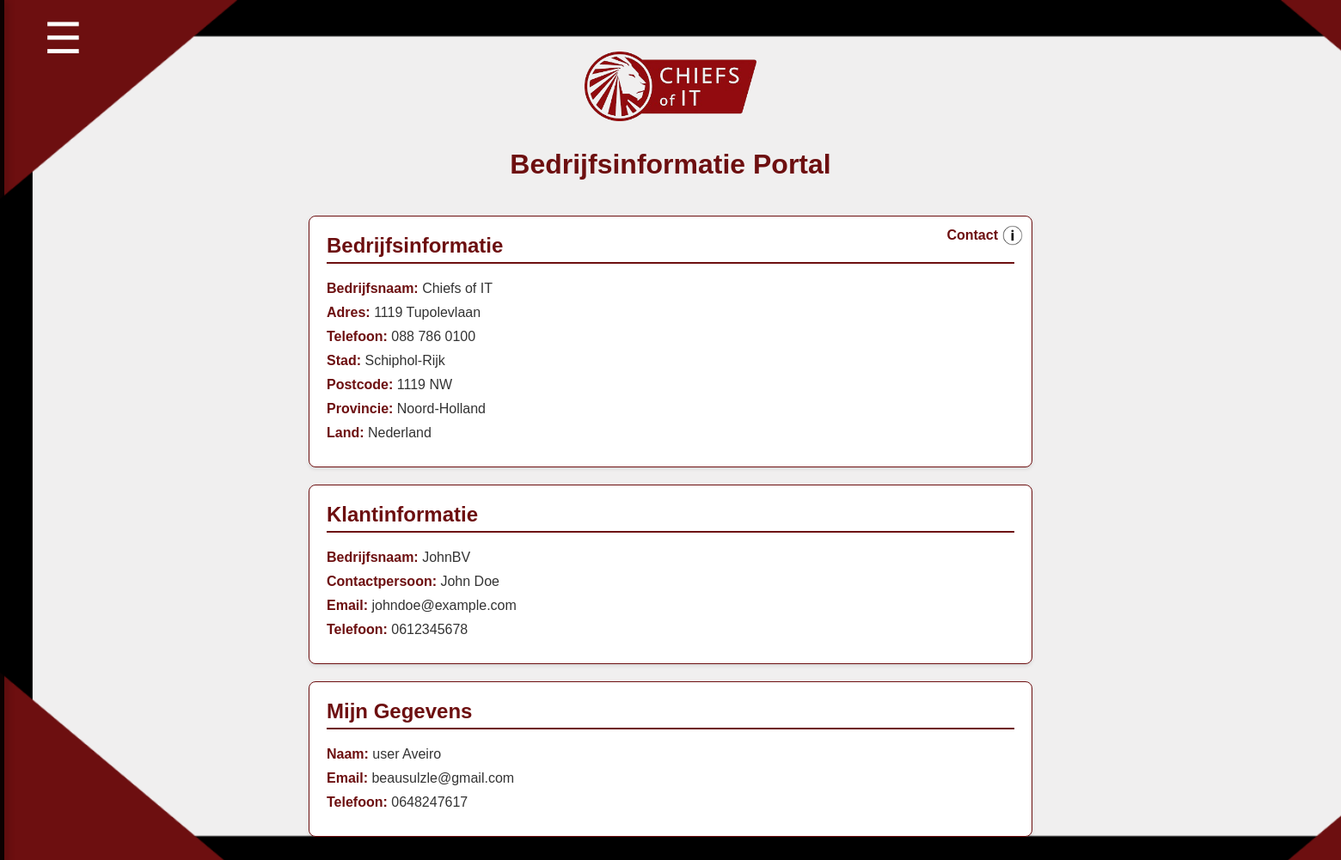
/profiel.php (signed in), run on the app's committed database.
### tables this page shows
CREATE TABLE `chiefs` (
                          `chief_id` int(11) NOT NULL,
                          `telefoon` varchar(50) NOT NULL,
                          `adres` varchar(255) NOT NULL,
                          `bedrijfnaam` varchar(255) NOT NULL,
                          `stad` varchar(255) NOT NULL,
                          `postcode` varchar(10) NOT NULL,
                          `provincie` varchar(255) DEFAULT NULL,
                          `land` varchar(255) DEFAULT NULL
);

CREATE TABLE `klant` (
                         `klant_id` int(11) NOT NULL,
                         `voornaam` varchar(255) NOT NULL,
                         `achternaam` varchar(255) NOT NULL,
                         `password` varchar(255) NOT NULL,
                         `role` varchar(50) NOT NULL DEFAULT 'klant',
                         `email` varchar(255) NOT NULL,
                         `telefoon` varchar(50) NOT NULL,
                         `bedrijfnaam` varchar(255) NOT NULL DEFAULT ''
);

CREATE TABLE `users` (
                         `user_id` int(11) NOT NULL,
                         `name` varchar(255) NOT NULL,
                         `achternaam` varchar(255) NOT NULL,
                         `email` varchar(255) NOT NULL,
                         `telefoon` varchar(50) NOT NULL,
                         `password` varchar(255) NOT NULL,
                         `role` varchar(50) NOT NULL DEFAULT 'user'
);

### profiel.php (the view, shortened to what this page needs)
<?php
include "db/conn.php";
$user_id = $_SESSION['user_id'];
$queryUser = "SELECT user_id, name, achternaam, email, telefoon, role
              FROM users
              WHERE user_id = :user_id";
$stmtUser = $pdo->prepare($queryUser);
$stmtUser->bindParam(':user_id', $user_id, PDO::PARAM_INT);
$stmtUser->execute();
$userData = $stmtUser->fetch(PDO::FETCH_ASSOC);
$queryChiefs = "SELECT * FROM chiefs LIMIT 1";
$stmtChiefs = $pdo->query($queryChiefs);
$chiefsData = $stmtChiefs->fetch(PDO::FETCH_ASSOC);
$queryClient = "SELECT k.klant_id, k.voornaam, k.achternaam, k.email, k.telefoon, k.bedrijfnaam
                FROM project_users pu
                JOIN project p ON pu.project_id = p.project_id
                JOIN klant k ON p.klant_id = k.klant_id
                WHERE pu.user_id = :user_id
                LIMIT 1";
$stmtClient = $pdo->prepare($queryClient);
$stmtClient->bindParam(':user_id', $user_id, PDO::PARAM_INT);
$stmtClient->execute();
$clientData = $stmtClient->fetch(PDO::FETCH_ASSOC);
?>
<!DOCTYPE html>
<html lang="nl">
<head>
  <link rel="stylesheet" href="css/profiel.css">
</head>
<body>
<header>
  <img src="img/logo.png" alt="Logo" class="logo">
  <h1>Bedrijfsinformatie Portal</h1>
</header>
<?php include 'sidebar.php'; ?>
<div class="info-section bedrijfs-container">
    <div class="toggle-contact">
        <span class="contact-text">Contact</span>
        <img src="img/info-icon.png" alt="Toon contactinformatie" class="toggle-contact-icon">
    </div>
    <h2>Bedrijfsinformatie</h2>
    <?php if ($chiefsData): ?>
        <div class="info-item"><span class="info-label">Bedrijfsnaam:</span> <?php echo htmlspecialchars($chiefsData['bedrijfnaam']); ?></div>
        <div class="info-item"><span class="info-label">Adres:</span> <?php echo htmlspecialchars($chiefsData['adres']); ?></div>
        <div class="info-item"><span class="info-label">Telefoon:</span> <?php echo htmlspecialchars($chiefsData['telefoon']); ?></div>
        <div class="info-item"><span class="info-label">Stad:</span> <?php echo htmlspecialchars($chiefsData['stad']); ?></div>
        <div class="info-item"><span class="info-label">Postcode:</span> <?php echo htmlspecialchars($chiefsData['postcode']); ?></div>
        <div class="info-item"><span class="info-label">Provincie:</span> <?php echo htmlspecialchars($chiefsData['provincie']); ?></div>
        <div class="info-item"><span class="info-label">Land:</span> <?php echo htmlspecialchars($chiefsData['land']); ?></div>
    <?php else: ?>
        <p>Geen bedrijfsinformatie beschikbaar.</p>
    <?php endif; ?>
</div>
<div class="info-section">
    <h2>Klantinformatie</h2>
    <?php if ($clientData): ?>
        <div class="info-item"><span class="info-label">Bedrijfsnaam:</span> <?php echo htmlspecialchars($clientData['bedrijfnaam']); ?></div>
        <div class="info-item"><span class="info-label">Contactpersoon:</span> <?php echo htmlspecialchars($clientData['voornaam'] . " " . $clientData['achternaam']); ?></div>
        <div class="info-item"><span class="info-label">Email:</span> <?php echo htmlspecialchars($clientData['email']); ?></div>
        <div class="info-item"><span class="info-label">Telefoon:</span> <?php echo htmlspecialchars($clientData['telefoon']); ?></div>
    <?php else: ?>
        <p>Geen klant gekoppeld.</p>
    <?php endif; ?>
</div>
<div class="info-section">
    <h2>Mijn Gegevens</h2>
    <?php if ($userData): ?>
        <div class="info-item"><span class="info-label">Naam:</span> <?php echo htmlspecialchars($userData['name'] . " " . $userData['achternaam']); ?></div>
        <div class="info-item"><span class="info-label">Email:</span> <?php echo htmlspecialchars($userData['email']); ?></div>
        <div class="info-item"><span class="info-label">Telefoon:</span> <?php echo htmlspecialchars($userData['telefoon']); ?></div>
    <?php else: ?>
        <p>Geen gegevens beschikbaar.</p>
    <?php endif; ?>
</div>
</body>
</html>

### css/profiel.css (style rules this page uses)
body { font-family: 'Arial', sans-serif; background-color: #f8f9fa; margin: 0; padding: 20px; color: #333; background-image: url('../img/achtergrond(nieuw).png'); background-size: cover; background-repeat: no-repeat; }
.info-section { background-color: #ffffff; border: 1px solid #6d0f10; padding: 20px; margin: 20px auto; border-radius: 8px; max-width: 800px; box-shadow: 0 2px 4px rgba(0,0,0,0.1); position: relative; }
.info-section h2 { color: #6d0f10; margin-top: 0; border-bottom: 2px solid #6d0f10; padding-bottom: 5px; }
.info-item { margin: 10px 0; }
.info-label { font-weight: bold; color: #6d0f10; }
header { position: relative; top: 20px; left: 0; width: 30%; background-color: transparent; padding: 20px; display: flex; align-items: center; justify-content: center; flex-direction: column; z-index: 2000; margin: auto; }
header .logo { max-width: 200px; margin-bottom: 10px; }
header h1 { font-size: 2em; color: #6d0f10; }
.toggle-contact { position: absolute; top: 10px; right: 10px; display: flex; align-items: center; gap: 5px; }
.contact-text { font-size: 16px; color: #6d0f10; font-weight: bold; }
.toggle-contact-icon { width: 24px; height: 24px; cursor: pointer; }

### data on the page
chiefs: bedrijfnaam "Chiefs of IT", adres "1119 Tupolevlaan", telefoon "088 786 0100", stad "Schiphol-Rijk", postcode "1119 NW", provincie "Noord-Holland", land "Nederland"
klant: bedrijfnaam "JohnBV", voornaam+achternaam "John Doe", email "johndoe@example.com", telefoon "0612345678"
users: name+achternaam "user Aveiro", email "beausulzle@gmail.com", telefoon "0648247617"
